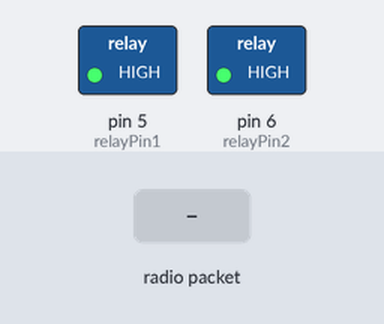
A sketch run on a simulated Arduino Uno, built with avr-gcc and run on an emulated ATmega328P. Parts: switched loads named in the sketch (green lamp = pin HIGH). Inputs (shaded band) come from the test bench. No radio packets arrive unless stated; what the sketch prints to the serial monitor is not drawn.

Above: at 1.2 s.
1.3 s: radio packet "R1_ON" arrives
At 2.7 s:
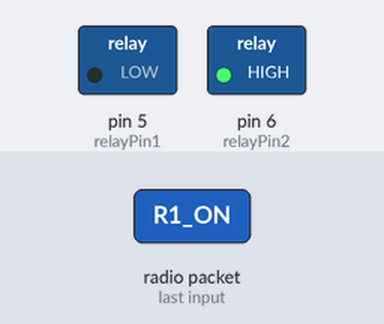
3.8 s: radio packet "R2_ON" arrives
At 5.4 s:
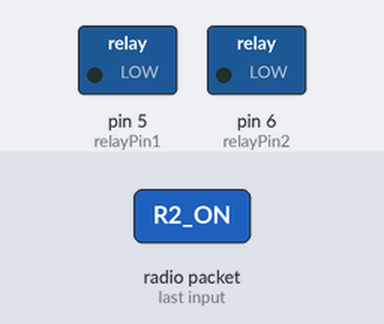
6.3 s: radio packet "R1_OFF" arrives
At 7.9 s:
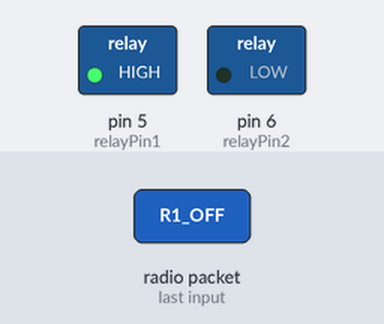
Timing chart, 0 to 9.4 s (numbered marks = the images above; inputs shaded):
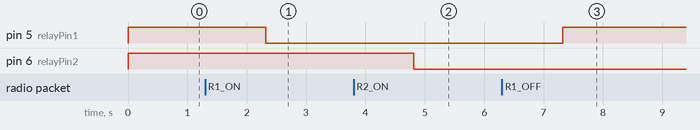

Measured:
- after the input at 1.3 s, pin 5 (relayPin1): HIGH → LOW after 1.0 s
- after the input at 3.8 s, pin 6 (relayPin2): HIGH → LOW after 1.0 s
- after the input at 6.3 s, pin 5 (relayPin1): LOW → HIGH after 1.0 s

The sketch:

r11.ino
```cpp
#include <SPI.h>
#include <LoRa.h>

// Define LoRa module pins
const int csPin = 10;    // LoRa radio chip select (NSS)
const int resetPin = 9;  // LoRa radio reset
const int irqPin = 2;    // Interrupt request pin (DIO0)

// Define relay pins
#define relayPin1 5  // Relay for fan connected to GPIO 5
#define relayPin2 6  // Relay for bulb connected to GPIO 6

void setup() {
  Serial.begin(9600);
  pinMode(relayPin1, OUTPUT);
  pinMode(relayPin2, OUTPUT);
  digitalWrite(relayPin1, HIGH);  // Ensure relays are OFF by default
  digitalWrite(relayPin2, HIGH);

  // Initialize LoRa
  LoRa.setPins(csPin, resetPin, irqPin);
  if (!LoRa.begin(433E6)) {
    Serial.println("Starting LoRa failed!");
    while (1)
      ;
  }
  Serial.println("LoRa Receiver Ready!");
}

void loop() {
  receiveLoRaCommand();
  Serial.println("Sent sensor data via LoRa");
}


void receiveLoRaCommand() {
  int packetSize = LoRa.parsePacket();
  if (packetSize) {
    String receivedCommand = LoRa.readString();
    Serial.print("Received command: ");
    Serial.println(receivedCommand);

    if (receivedCommand == "R1_ON") {
      digitalWrite(relayPin1, LOW);  // Turn on relay 1
      Serial.println("Relay 1 ON");
    } else if (receivedCommand == "R1_OFF") {
      digitalWrite(relayPin1, HIGH);  // Turn off relay 1
      Serial.println("Relay 1 OFF");
    } else if (receivedCommand == "R2_ON") {
      digitalWrite(relayPin2, LOW);  // Turn on relay 2
      Serial.println("Relay 2 ON");
    } else if (receivedCommand == "R2_OFF") {
      digitalWrite(relayPin2, HIGH);  // Turn off relay 2
      Serial.println("Relay 2 OFF");
    }
  }
}
```
